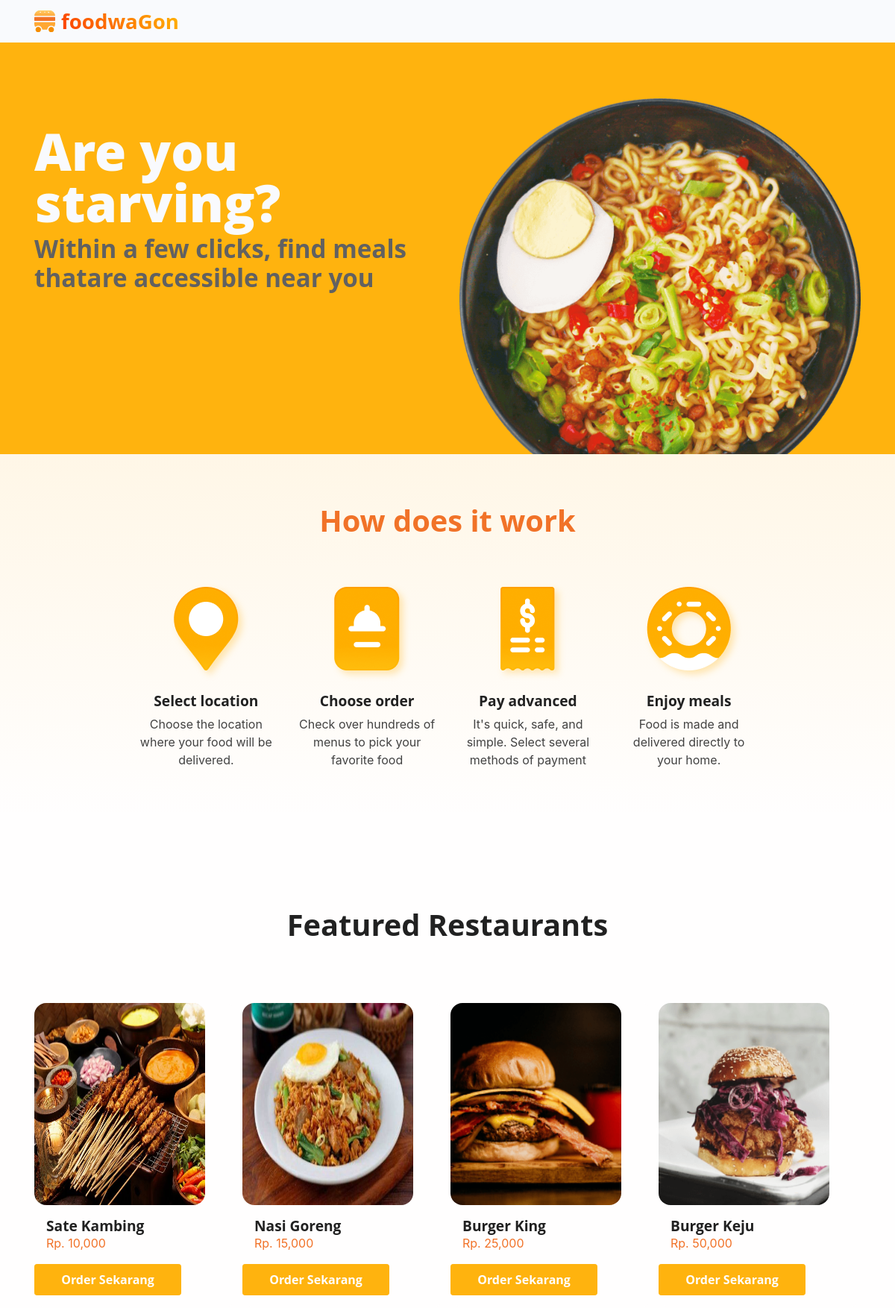
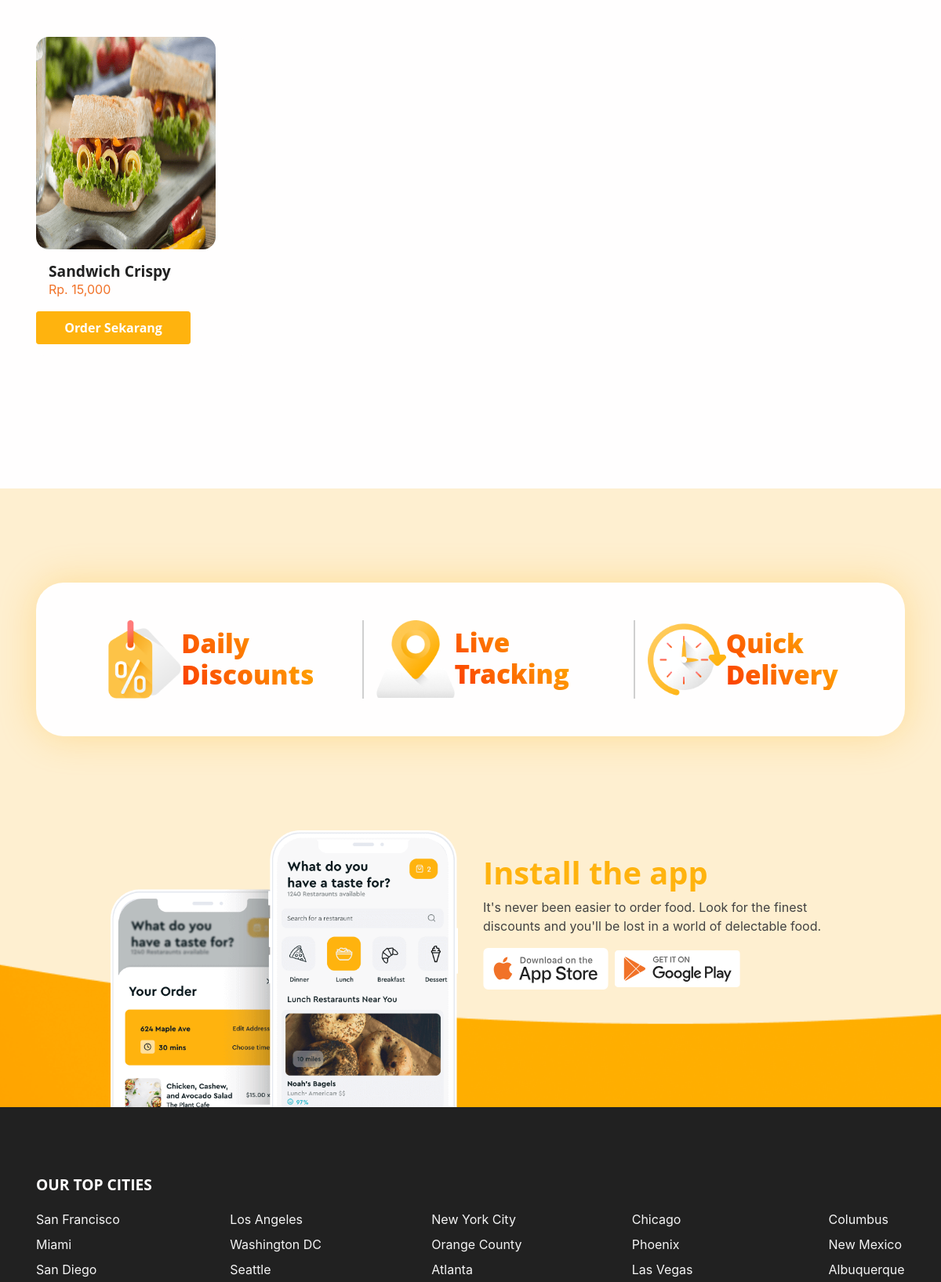
The page / (upper part) on the database its author committed (2 pictures, top to bottom).
### tables this page shows
CREATE TABLE `menu` (
  `id` int(11) NOT NULL,
  `nama` varchar(250) NOT NULL,
  `harga` bigint(20) NOT NULL,
  `status` varchar(11) NOT NULL,
  `foto` varchar(255) NOT NULL
);

### application/controllers/Welcome.php (called while the page is built, shortened)
<?php
class Welcome extends CI_Controller
{
	public function __construct()
	{
		$this->load->model('welcome_model');
		$this->load->library('cart');
		$this->load->library('form_validation');
	}
	public function index()
	{
		$data['makanan'] = $this->welcome_model->getMakanan();
		$this->load->view('welcome_message', $data);
	}
}

### index.php (called while the page is built, shortened)
<?php
require_once BASEPATH.'core/CodeIgniter.php';

### application/models/Welcome_model.php (called while the page is built, shortened)
<?php
class Welcome_model extends CI_Model
{
    public function getMakanan()
    {
        return $this->db->get('menu')->result();
    }
}

### application/views/welcome_message.php (the view, shortened to what this page needs)
<section class="py-5 overflow-hidden bg-primary" id="home">
	<div class="container">
		<div class="row flex-center">
			<div class="col-md-5 col-lg-6 order-0 order-md-1 mt-8 mt-md-0"><a class="img-landing-banner" href="<?= base_url('assets/public/') ?>#!"><img class="img-fluid" src="<?= base_url('assets/public/') ?>assets/img/gallery/hero-header.png" alt="hero-header" /></a></div>
			<div class="col-md-7 col-lg-6 py-8 text-md-start text-center">
				<h1 class="display-1 fs-md-5 fs-lg-6 fs-xl-8 text-light">Are you starving?</h1>
				<h1 class="text-800 mb-5 fs-4">Within a few clicks, find meals that<br class="d-none d-xxl-block" />are accessible near you</h1>
			</div>
		</div>
	</div>
</section>
<section class="py-0 bg-primary-gradient">
	<div class="container">
		<div class="row justify-content-center g-0">
			<div class="col-xl-9">
				<div class="col-lg-6 text-center mx-auto mb-3 mb-md-5 mt-4">
					<h5 class="fw-bold text-danger fs-3 fs-lg-5 lh-sm my-6">How does it work</h5>
				</div>
				<div class="row">
					<div class="col-sm-6 col-md-3 mb-6">
						<div class="text-center"><img class="shadow-icon" src="<?= base_url('assets/public/') ?>assets/img/gallery/location.png" height="112" alt="..." />
							<h5 class="mt-4 fw-bold">Select location</h5>
							<p class="mb-md-0">Choose the location where your food will be delivered.</p>
						</div>
					</div>
					<div class="col-sm-6 col-md-3 mb-6">
						<div class="text-center"><img class="shadow-icon" src="<?= base_url('assets/public/') ?>assets/img/gallery/order.png" height="112" alt="..." />
							<h5 class="mt-4 fw-bold">Choose order</h5>
							<p class="mb-md-0">Check over hundreds of menus to pick your favorite food</p>
						</div>
					</div>
					<div class="col-sm-6 col-md-3 mb-6">
						<div class="text-center"><img class="shadow-icon" src="<?= base_url('assets/public/') ?>assets/img/gallery/pay.png" height="112" alt="..." />
							<h5 class="mt-4 fw-bold">Pay advanced</h5>
							<p class="mb-md-0">It's quick, safe, and simple. Select several methods of payment</p>
						</div>
					</div>
					<div class="col-sm-6 col-md-3 mb-6">
						<div class="text-center"><img class="shadow-icon" src="<?= base_url('assets/public/') ?>assets/img/gallery/meals.png" height="112" alt="..." />
							<h5 class="mt-4 fw-bold">Enjoy meals</h5>
							<p class="mb-md-0">Food is made and delivered directly to your home.</p>
						</div>
					</div>
				</div>
			</div>
		</div>
	</div>
</section>
<section id="testimonial">
	<div class="container">
		<div class="row h-100">
			<div class="col-lg-7 mx-auto text-center mb-6">
				<h5 class="fw-bold fs-3 fs-lg-5 lh-sm mb-3">Featured Restaurants</h5>
			</div>
		</div>
		<div class="row gx-2">
			<?php foreach ($makanan as $data) : ?>
				<div class="col-sm-6 col-md-4 col-lg-3 h-100 mb-5">
					<div class="card card-span h-100 text-white rounded-3"><img width="229px" height="271px" class="rounded-3" src="<?= base_url('assets/foto/' . $data->foto) ?>" alt="..." />
						<div class="card-body ps-0">
							<div class="d-flex align-items-center mb-3">
								<div class="flex-1 ms-3">
									<h5 class="mb-0 fw-bold text-1000"><?= $data->nama ?></h5><span class="mb-0 text-danger">Rp. <?= number_format($data->harga) ?></span>
								</div>
							</div>
							<button id="order" data-id="<?= $data->id ?>" data-nama="<?= $data->nama ?>" data-price=" <?= $data->harga ?>" class="btn btn-primary">Order Sekarang</button>
						</div>
					</div>
				</div>
			<?php endforeach; ?>
		</div>
	</div>
</section>
<section>
	<div class="bg-holder" style="background-image:url(assets/img/gallery/cta-one-bg.png);background-position:center;background-size:cover;">
	</div>
	<div class="container">
		<div class="row justify-content-center">
			<div class="col-xxl-10">
				<div class="card card-span shadow-warning" style="border-radius: 35px;">
					<div class="card-body py-5">
						<div class="row justify-content-evenly">
							<div class="col-md-3">
								<div class="d-flex d-md-block d-xl-flex justify-content-evenly justify-content-lg-between"><img src="<?= base_url('assets/public/') ?>assets/img/icons/discounts.png" width="100" alt="..." />
									<div class="d-flex d-lg-block d-xl-flex flex-center">
										<h2 class="fw-bolder text-1000 mb-0 text-gradient">Daily<br class="d-none d-md-block" />Discounts </h2>
									</div>
								</div>
							</div>
							<div class="col-md-3 hr-vertical">
								<div class="d-flex d-md-block d-xl-flex justify-content-evenly justify-content-lg-between"><img src="<?= base_url('assets/public/') ?>assets/img/icons/live-tracking.png" width="100" alt="..." />
									<div class="d-flex d-lg-block d-xl-flex flex-center">
										<h2 class="fw-bolder text-1000 mb-0 text-gradient">Live Tracking</h2>
									</div>
								</div>
							</div>
							<div class="col-md-3 hr-vertical">
								<div class="d-flex d-md-block d-xl-flex justify-content-evenly justify-content-lg-between"><img src="<?= base_url('assets/public/') ?>assets/img/icons/quick-delivery.png" width="100" alt="..." />
									<div class="d-flex d-lg-block d-xl-flex flex-center">
										<h2 class="fw-bolder text-1000 mb-0 text-gradient">Quick Delivery </h2>
									</div>
								</div>
							</div>
						</div>
					</div>
				</div>
			</div>
		</div>
		<div class="row flex-center mt-md-8">
			<div class="col-lg-5 d-none d-lg-block" style="margin-bottom: -122px;"> <img class="w-100" src="<?= base_url('assets/public/') ?>assets/img/gallery/phone-cta-one.png" alt="..." /></div>
			<div class="col-lg-5 mt-7 mt-md-0">
				<h1 class="text-primary">Install the app</h1>
				<p>It's never been easier to order food. Look for the finest <br class="d-none d-xl-block" />discounts and you'll be lost in a world of delectable food.</p><a class="pe-2" href="<?= base_url('assets/public/') ?>https://www.apple.com/app-store/" target="_blank"><img src="<?= base_url('assets/public/') ?>assets/img/gallery/app-store.svg" width="160" alt="" /></a><a href="<?= base_url('assets/public/') ?>https://play.google.com/store/apps" target="_blank"><img src="<?= base_url('assets/public/') ?>assets/img/gallery/google-play.svg" width="160" alt="" /></a>
			</div>
		</div>
	</div>
</section>
<section class="py-0 pt-7 bg-1000">
	<div class="container">
		<div class="row justify-content-lg-between">
			<h5 class="lh-lg fw-bold text-white">OUR TOP CITIES</h5>
			<div class="col-6 col-md-4 col-lg-auto mb-3">
				<ul class="list-unstyled mb-md-4 mb-lg-0">
					<li class="lh-lg"><a class="text-200 text-decoration-none" href="<?= base_url('assets/public/') ?>#!">San Francisco</a></li>
					<li class="lh-lg"><a class="text-200 text-decoration-none" href="<?= base_url('assets/public/') ?>#!">Miami</a></li>
					<li class="lh-lg"><a class="text-200 text-decoration-none" href="<?= base_url('assets/public/') ?>#!">San Diego</a></li>
				</ul>
			</div>
			<div class="col-6 col-md-4 col-lg-auto mb-3">
				<ul class="list-unstyled mb-md-4 mb-lg-0">
					<li class="lh-lg"><a class="text-200 text-decoration-none" href="<?= base_url('assets/public/') ?>#!">Los Angeles</a></li>
					<li class="lh-lg"><a class="text-200 text-decoration-none" href="<?= base_url('assets/public/') ?>#!">Washington DC</a></li>
					<li class="lh-lg"><a class="text-200 text-decoration-none" href="<?= base_url('assets/public/') ?>#!">Seattle</a></li>
				</ul>
			</div>
			<div class="col-6 col-md-4 col-lg-auto mb-3">
				<ul class="list-unstyled mb-md-4 mb-lg-0">
					<li class="lh-lg"><a class="text-200 text-decoration-none" href="<?= base_url('assets/public/') ?>#!">New York City</a></li>
					<li class="lh-lg"><a class="text-200 text-decoration-none" href="<?= base_url('assets/public/') ?>#!">Orange County</a></li>
					<li class="lh-lg"><a class="text-200 text-decoration-none" href="<?= base_url('assets/public/') ?>#!">Atlanta</a></li>
				</ul>
			</div>
			<div class="col-6 col-md-4 col-lg-auto mb-3">
				<ul class="list-unstyled mb-md-4 mb-lg-0">
					<li class="lh-lg"><a class="text-200 text-decoration-none" href="<?= base_url('assets/public/') ?>#!">Chicago</a></li>
					<li class="lh-lg"><a class="text-200 text-decoration-none" href="<?= base_url('assets/public/') ?>#!">Phoenix</a></li>
					<li class="lh-lg"><a class="text-200 text-decoration-none" href="<?= base_url('assets/public/') ?>#!">Las Vegas</a></li>
				</ul>
			</div>
			<div class="col-6 col-md-4 col-lg-auto mb-3">
				<ul class="list-unstyled mb-md-4 mb-lg-0">
					<li class="lh-lg"><a class="text-200 text-decoration-none" href="<?= base_url('assets/public/') ?>#!">Columbus</a></li>
					<li class="lh-lg"><a class="text-200 text-decoration-none" href="<?= base_url('assets/public/') ?>#!">New Mexico</a></li>
					<li class="lh-lg"><a class="text-200 text-decoration-none" href="<?= base_url('assets/public/') ?>#!">Albuquerque</a></li>
				</ul>
			</div>
		</div>
	</div>
</section>

### rows shown on the page
menu: foto (picture), nama "Sate Kambing", harga "10,000"
menu: foto (picture), nama "Nasi Goreng", harga "15,000"
menu: foto (picture), nama "Burger King", harga "25,000"
menu: foto (picture), nama "Burger Keju", harga "50,000"
menu: foto (picture), nama "Sandwich Crispy", harga "15,000"
